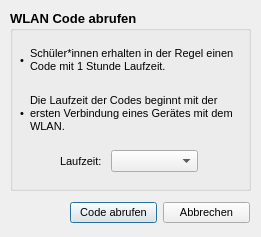
<?xml version="1.0" encoding="UTF-8"?>
<ui version="4.0">
 <class>CodeAbrufen</class>
 <widget class="QWidget" name="CodeAbrufen">
  <property name="windowModality">
   <enum>Qt::ApplicationModal</enum>
  </property>
  <property name="geometry">
   <rect>
    <x>0</x>
    <y>0</y>
    <width>261</width>
    <height>237</height>
   </rect>
  </property>
  <property name="windowTitle">
   <string>Code abrufen</string>
  </property>
  <property name="windowIcon">
   <iconset>
    <normaloff>images/icon.ico</normaloff>images/icon.ico</iconset>
  </property>
  <widget class="QGroupBox" name="groupBox">
   <property name="geometry">
    <rect>
     <x>10</x>
     <y>10</y>
     <width>241</width>
     <height>181</height>
    </rect>
   </property>
   <property name="maximumSize">
    <size>
     <width>241</width>
     <height>181</height>
    </size>
   </property>
   <property name="font">
    <font>
     <pointsize>10</pointsize>
     <weight>75</weight>
     <bold>true</bold>
    </font>
   </property>
   <property name="title">
    <string>WLAN Code abrufen</string>
   </property>
   <widget class="QWidget" name="layoutWidget">
    <property name="geometry">
     <rect>
      <x>10</x>
      <y>26</y>
      <width>221</width>
      <height>101</height>
     </rect>
    </property>
    <property name="font">
     <font>
      <pointsize>8</pointsize>
      <weight>50</weight>
      <bold>false</bold>
     </font>
    </property>
    <layout class="QHBoxLayout" name="horizontalLayout">
     <item>
      <layout class="QVBoxLayout" name="verticalLayout_2">
       <item>
        <widget class="QLabel" name="label_3">
         <property name="font">
          <font>
           <pointsize>8</pointsize>
           <weight>50</weight>
           <bold>false</bold>
          </font>
         </property>
         <property name="text">
          <string>•</string>
         </property>
        </widget>
       </item>
       <item>
        <widget class="QLabel" name="label_4">
         <property name="font">
          <font>
           <pointsize>8</pointsize>
           <weight>50</weight>
           <bold>false</bold>
          </font>
         </property>
         <property name="text">
          <string>•</string>
         </property>
        </widget>
       </item>
      </layout>
     </item>
     <item>
      <layout class="QVBoxLayout" name="verticalLayout">
       <item>
        <widget class="QLabel" name="label_5">
         <property name="font">
          <font>
           <pointsize>8</pointsize>
           <weight>50</weight>
           <bold>false</bold>
          </font>
         </property>
         <property name="text">
          <string>Schüler*innen erhalten in der Regel einen Code mit 1 Stunde Laufzeit.</string>
         </property>
         <property name="wordWrap">
          <bool>true</bool>
         </property>
        </widget>
       </item>
       <item>
        <widget class="QLabel" name="label_2">
         <property name="font">
          <font>
           <pointsize>8</pointsize>
           <weight>50</weight>
           <bold>false</bold>
          </font>
         </property>
         <property name="text">
          <string>Die Laufzeit der Codes beginnt mit der ersten Verbindung eines Gerätes mit dem WLAN.</string>
         </property>
         <property name="wordWrap">
          <bool>true</bool>
         </property>
        </widget>
       </item>
      </layout>
     </item>
    </layout>
   </widget>
   <widget class="QWidget" name="layoutWidget">
    <property name="geometry">
     <rect>
      <x>50</x>
      <y>140</y>
      <width>138</width>
      <height>22</height>
     </rect>
    </property>
    <layout class="QHBoxLayout" name="horizontalLayout_3">
     <item>
      <widget class="QLabel" name="label_6">
       <property name="font">
        <font>
         <pointsize>8</pointsize>
         <weight>50</weight>
         <bold>false</bold>
        </font>
       </property>
       <property name="text">
        <string>Laufzeit: </string>
       </property>
      </widget>
     </item>
     <item>
      <widget class="QComboBox" name="comboBoxLaufzeit">
       <property name="sizePolicy">
        <sizepolicy hsizetype="Preferred" vsizetype="Fixed">
         <horstretch>0</horstretch>
         <verstretch>0</verstretch>
        </sizepolicy>
       </property>
       <property name="font">
        <font>
         <pointsize>8</pointsize>
         <weight>50</weight>
         <bold>false</bold>
        </font>
       </property>
       <property name="placeholderText">
        <string>Bitte wählen</string>
       </property>
      </widget>
     </item>
    </layout>
   </widget>
  </widget>
  <widget class="QWidget" name="layoutWidget">
   <property name="geometry">
    <rect>
     <x>70</x>
     <y>200</y>
     <width>180</width>
     <height>25</height>
    </rect>
   </property>
   <property name="font">
    <font>
     <pointsize>8</pointsize>
     <weight>50</weight>
     <bold>false</bold>
    </font>
   </property>
   <layout class="QHBoxLayout" name="horizontalLayout_2">
    <item>
     <widget class="QPushButton" name="pushButtonOK">
      <property name="font">
       <font>
        <pointsize>8</pointsize>
        <weight>50</weight>
        <bold>false</bold>
       </font>
      </property>
      <property name="text">
       <string>Code abrufen</string>
      </property>
      <property name="default">
       <bool>true</bool>
      </property>
     </widget>
    </item>
    <item>
     <widget class="QPushButton" name="pushButtonAbbrechen">
      <property name="font">
       <font>
        <pointsize>8</pointsize>
        <weight>50</weight>
        <bold>false</bold>
       </font>
      </property>
      <property name="text">
       <string>Abbrechen</string>
      </property>
     </widget>
    </item>
   </layout>
  </widget>
 </widget>
 <resources/>
 <connections/>
</ui>
